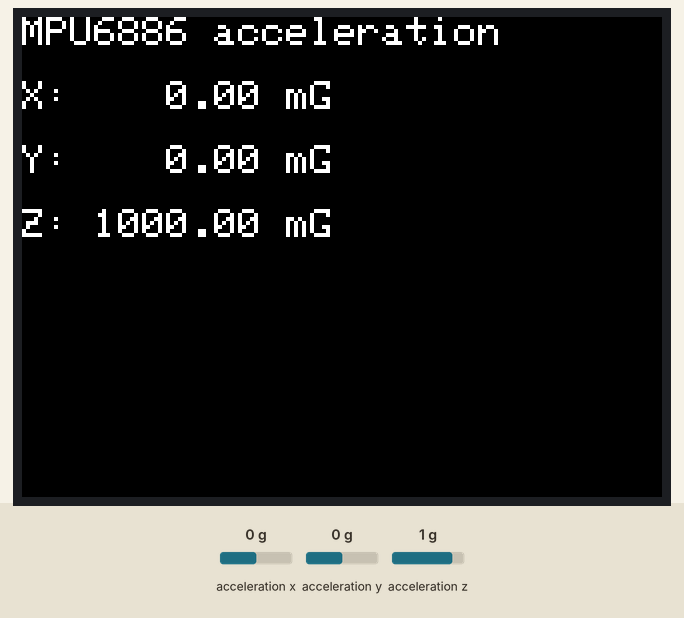
Recording of a sketch running on a simulated ESP32. Shown: 320×240 colour display. The test bench sets the inputs (shaded band); at power-on: acceleration x 0 g, acceleration y 0 g, acceleration z 1 g.

Above: at 1.3 s.
1.4 s: acceleration x set to -1.4 g
At 2.7 s:
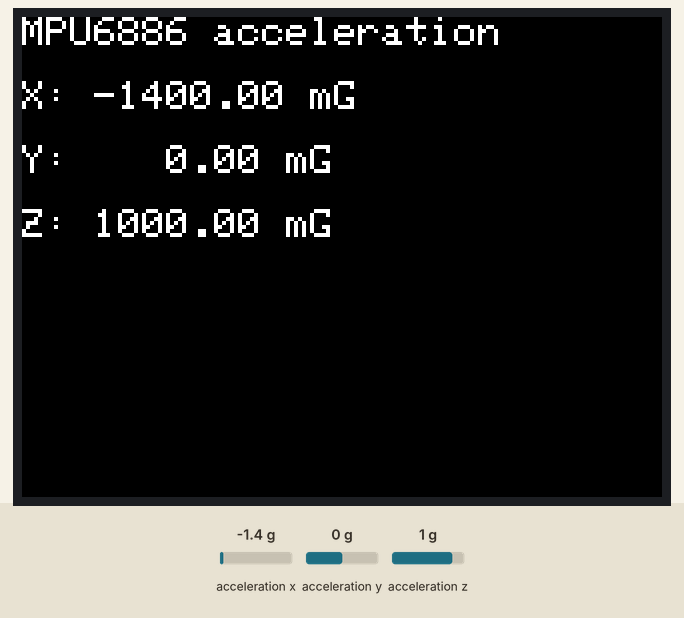
4.2 s: acceleration y set to -1.4 g
At 5.5 s:
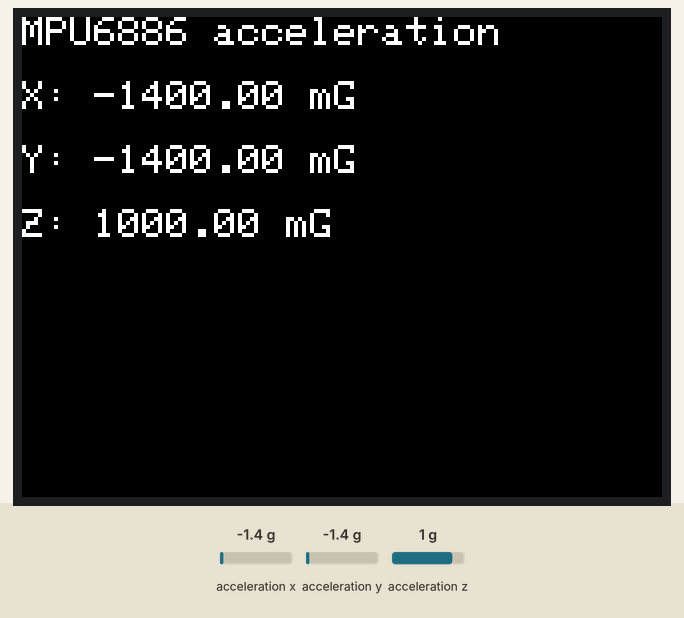
7.0 s: acceleration z set to -1.4 g
At 9.8 s:
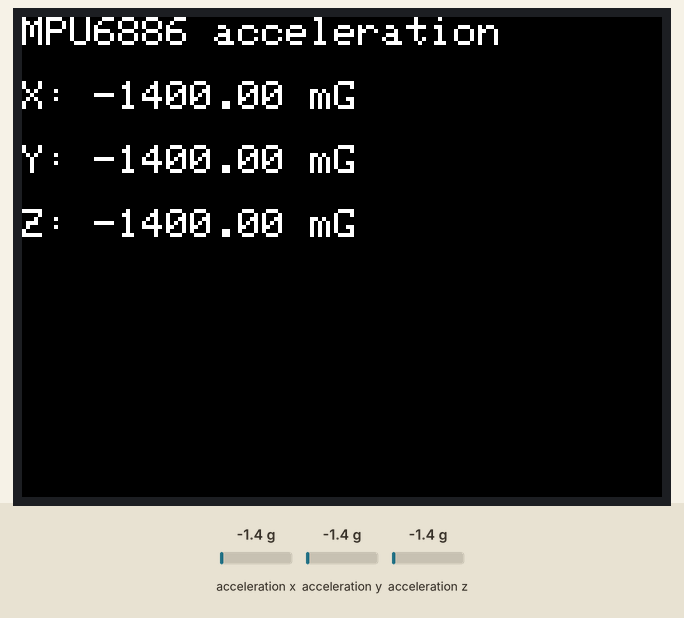
10.1 s: acceleration x set to -0.8 g
At 11.6 s:
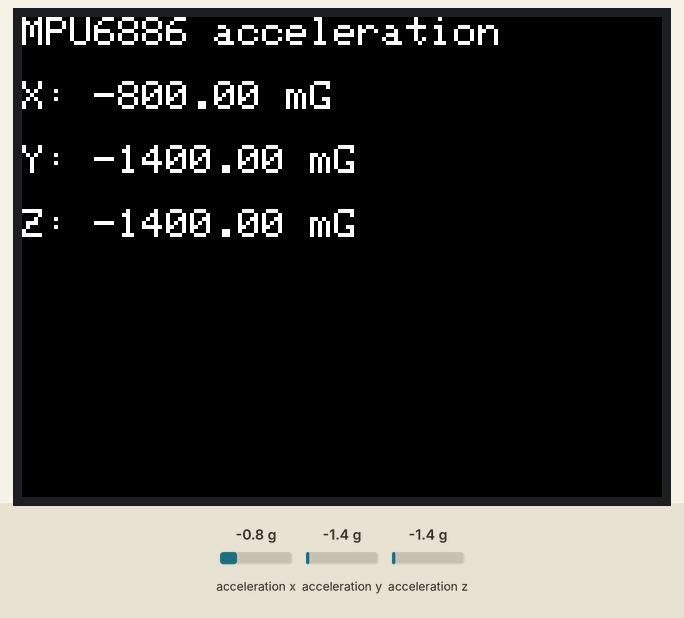
Timing chart, 0 to 13.1 s (numbered marks = the images above; inputs shaded):
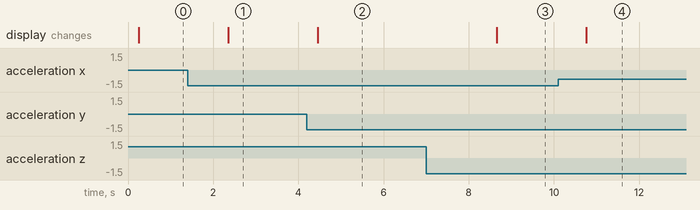

The sketch:

accel.ino
```cpp
#define M5STACK_MPU6886
#include <M5Stack.h>

void setup() {
  M5.begin();
  M5.IMU.Init();
  Wire.begin();
  M5.Lcd.setTextSize(2);
}

void loop() {
  float accX = 0.0f;
  float accY = 0.0f;
  float accZ = 0.0f;
  M5.IMU.getAccelData(&accX, &accY, &accZ);

  M5.Lcd.clear();
  M5.Lcd.setCursor(0, 0); M5.Lcd.print("MPU6886 acceleration");
  M5.Lcd.setCursor(0, 32); M5.Lcd.printf("X: %7.2f mG", 1000 * accX);
  M5.Lcd.setCursor(0, 64); M5.Lcd.printf("Y: %7.2f mG", 1000 * accY);
  M5.Lcd.setCursor(0, 96); M5.Lcd.printf("Z: %7.2f mG", 1000 * accZ);
  delay(2000);
}
```

Measured:
- after the input at 1.4 s, the display: changes after 0.95 s (image 1)
- after the input at 4.2 s, the display: changes after 0.25 s (image 2)
- after the input at 7.0 s, the display: changes after 1.7 s (image 3)
- after the input at 10.1 s, the display: changes after 0.66 s (image 4)
